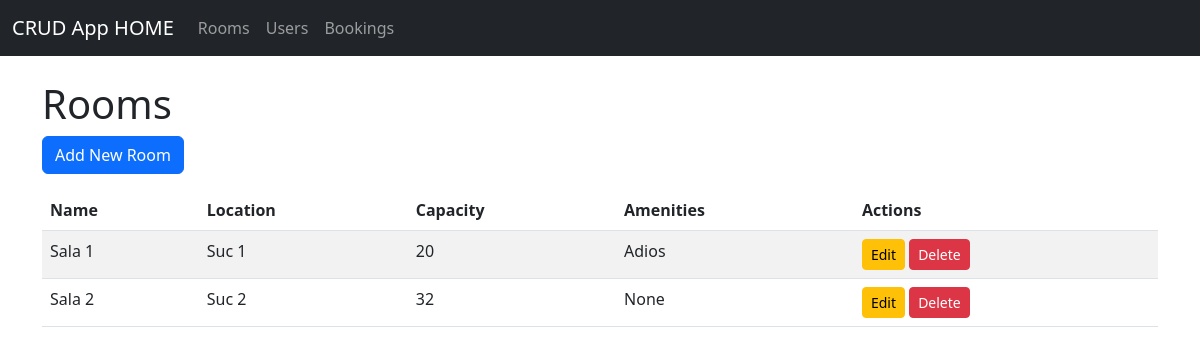
The app's page /rooms/, older data.
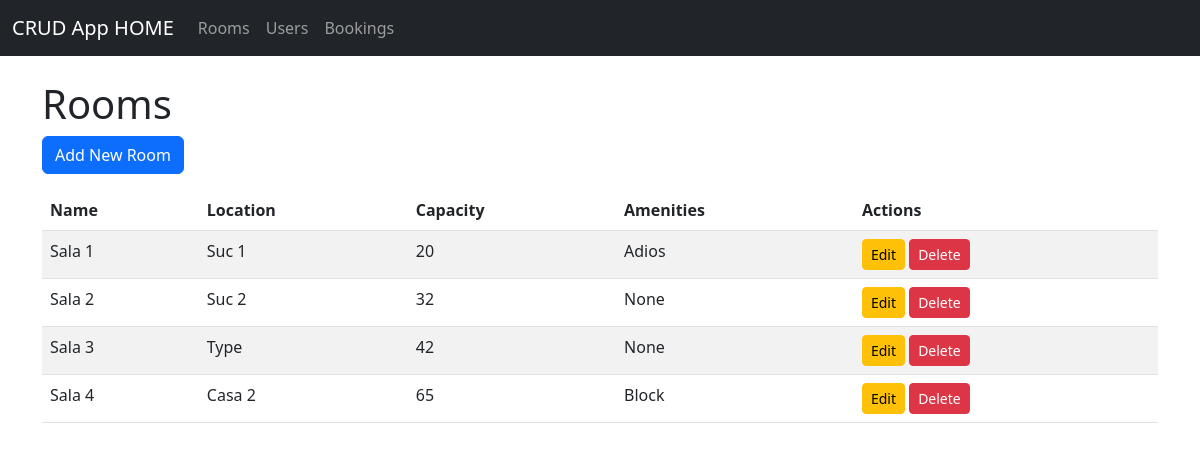
The same page, newer data.
### app/models.py (models this page shows, shortened)
class Room(models.Model):
    name = models.CharField(max_length=100)
    location = models.CharField(max_length=100)
    capacity = models.IntegerField()
    amenities = models.TextField(blank=True, null=True)
    class Meta:
        db_table = 'room'

### app/views.py (the view)
# urls.py: path('rooms/', RoomListView.as_view(), name='room_list'),
class RoomListView(View):
    def get(self, request):
        rooms = Room.objects.all()
        return render(request, 'app/list.html', {'rooms': rooms})

### app/templates/app/list.html (shortened to what this page needs)
{% extends 'app/base.html' %}
{% block content %}
<h1>Rooms</h1>
<a href="{% url 'room_create' %}" class="btn btn-primary mb-3">Add New Room</a>
<table class="table table-striped">
    <thead>
        <tr>
            <th>Name</th>
            <th>Location</th>
            <th>Capacity</th>
            <th>Amenities</th>
            <th>Actions</th>
        </tr>
    </thead>
    <tbody>
        {% for room in rooms %}
        <tr>
            <td>{{ room.name }}</td>
            <td>{{ room.location }}</td>
            <td>{{ room.capacity }}</td>
            <td>{{ room.amenities }}</td>
            <td>
                <a href="{% url 'room_update' room.pk %}" class="btn btn-warning btn-sm">Edit</a>
                <a href="{% url 'room_delete' room.pk %}" class="btn btn-danger btn-sm">Delete</a>
            </td>
        </tr>
        {% endfor %}
    </tbody>
</table>
{% endblock %}

Row changes from the older to the newer data that the page shows:
added Room: name "Sala 3", location "Type", capacity "42", amenities "None"
added Room: name "Sala 4", location "Casa 2", capacity "65", amenities "Block"
